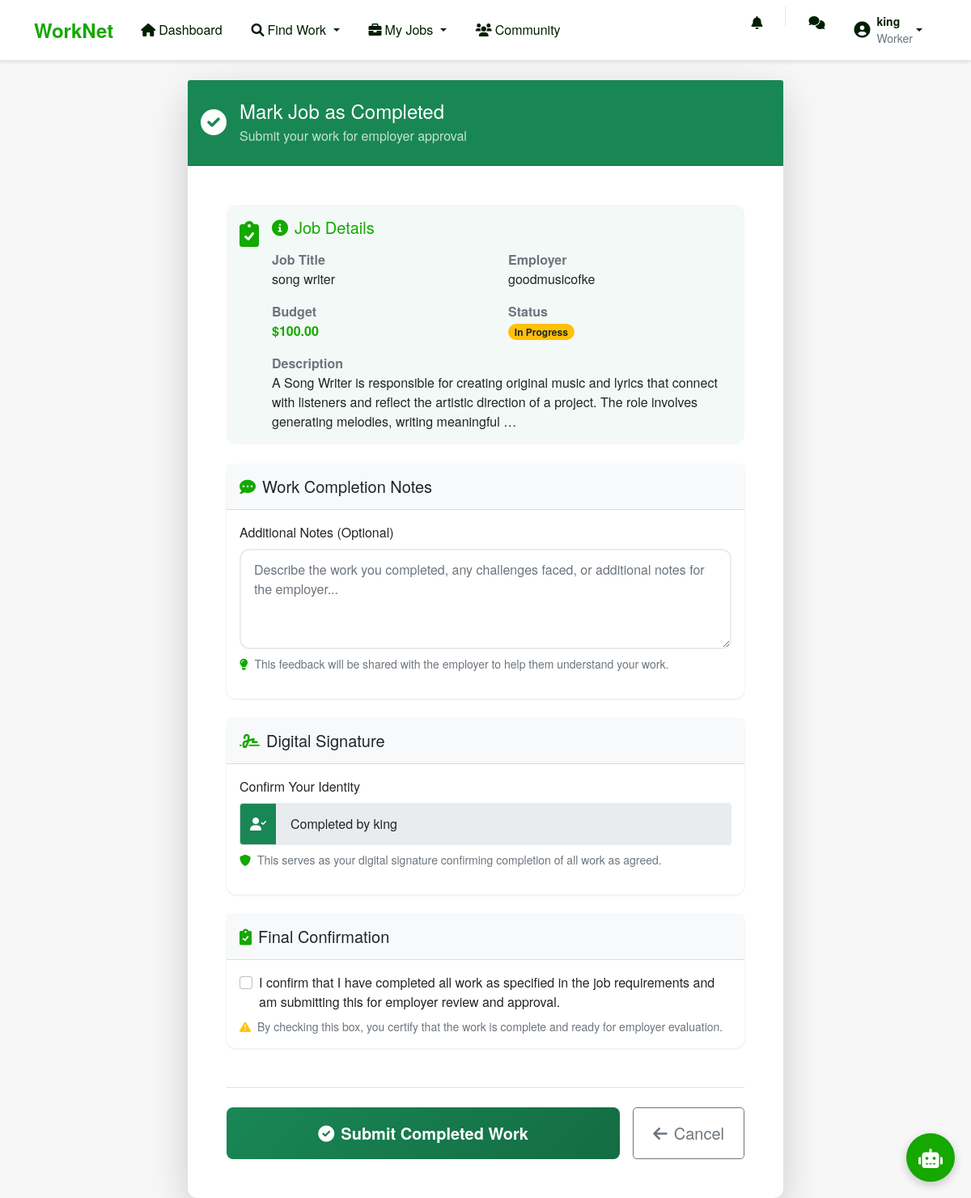
The app's page /jobs/1/complete/ (signed in) with its own data.
### matcher/models.py (models this page shows, shortened)
class WorkerProfile(models.Model):
    USER_TYPES = (
        ('worker', 'Worker'),
        ('employer', 'Employer'),
        ('admin', 'Admin'),
    )
    user = models.OneToOneField(User, on_delete=models.CASCADE)
    user_type = models.CharField(max_length=10, choices=USER_TYPES, default='worker')
    bio = models.TextField(blank=True, default='')
    location = models.CharField(max_length=255, default='Unknown')
    latitude = models.FloatField(null=True, blank=True)
    longitude = models.FloatField(null=True, blank=True)
    skills_description = models.TextField(blank=True, default='')
    extracted_skills = models.ManyToManyField(Skill, through='WorkerSkill', blank=True)
    hourly_rate = models.DecimalField(max_digits=8, decimal_places=2, null=True, blank=True)
    is_approved = models.BooleanField(default=False)
    reliability_score = models.FloatField(default=3.0, validators=[MinValueValidator(0.0), MaxValueValidator(5.0)])
    created_at = models.DateTimeField(auto_now_add=True)
    updated_at = models.DateTimeField(auto_now=True)

class JobRequest(models.Model):
    JOB_STATUS = (
        ('open', 'Open'),
        ('in_progress', 'In Progress'),
        ('completed', 'Completed'),
        ('cancelled', 'Cancelled'),
    )
    employer = models.ForeignKey(WorkerProfile, on_delete=models.CASCADE, limit_choices_to={'user_type': 'employer'})
    title = models.CharField(max_length=200)
    description = models.TextField()
    required_skills = models.ManyToManyField(Skill)
    location = models.CharField(max_length=255)
    latitude = models.FloatField(null=True, blank=True)
    longitude = models.FloatField(null=True, blank=True)
    budget = models.DecimalField(max_digits=10, decimal_places=2, null=True, blank=True)
    status = models.CharField(max_length=20, choices=JOB_STATUS, default='open')
    assigned_worker = models.ForeignKey(WorkerProfile, on_delete=models.SET_NULL, null=True, blank=True, related_name='assigned_jobs')
    worker_completion_date = models.DateTimeField(null=True, blank=True)
    employer_approval_date = models.DateTimeField(null=True, blank=True)
    worker_signature = models.TextField(blank=True)
    employer_signature = models.TextField(blank=True)
    completed_successfully = models.BooleanField(default=False)
    created_at = models.DateTimeField(auto_now_add=True)
    updated_at = models.DateTimeField(auto_now=True)

### matcher/views.py (the view, shortened to what this page needs)
# urls.py: path('jobs/<int:job_id>/complete/', views.mark_job_completed, name='mark_job_completed'),
@login_required
def mark_job_completed(request, job_id):
    job = get_object_or_404(JobRequest, id=job_id)
    assigned_worker = job.assigned_worker
    if assigned_worker != request.user.workerprofile:
        messages.error(request, 'You can only complete jobs assigned to you.')
        return redirect('my_jobs')
    return render(request, 'jobs/mark_job_completed.html', {
        'job': job
    })

### matcher/templates/jobs/mark_job_completed.html (shortened to what this page needs)
{% extends 'base.html' %}
{% block content %}
<div class="row justify-content-center">
    <div class="col-md-8">
        <div class="card shadow-lg border-0 rounded-3">
            <div class="card-header bg-success text-white py-4">
                <div class="d-flex align-items-center">
                    <i class="fas fa-check-circle fa-2x me-3"></i>
                    <div>
                        <h4 class="mb-1">Mark Job as Completed</h4>
                        <p class="mb-0 opacity-75">Submit your work for employer approval</p>
                    </div>
                </div>
            </div>
            <div class="card-body p-5">
                <div class="alert alert-success bg-light-success border-0 rounded-3 mb-4">
                    <div class="d-flex align-items-start">
                        <i class="fas fa-clipboard-check fa-2x me-3 text-success mt-1"></i>
                        <div class="flex-grow-1">
                            <h5 class="text-success mb-3">
                                <i class="fas fa-info-circle me-2"></i>Job Details
                            </h5>
                            <div class="row g-3">
                                <div class="col-sm-6">
                                    <strong class="text-muted d-block">Job Title</strong>
                                    <span class="text-dark">{{ job.title }}</span>
                                </div>
                                <div class="col-sm-6">
                                    <strong class="text-muted d-block">Employer</strong>
                                    <span class="text-dark">{{ job.employer.user.username }}</span>
                                </div>
                                <div class="col-sm-6">
                                    <strong class="text-muted d-block">Budget</strong>
                                    <span class="text-success fw-bold">${{ job.budget }}</span>
                                </div>
                                <div class="col-sm-6">
                                    <strong class="text-muted d-block">Status</strong>
                                    <span class="badge bg-warning text-dark rounded-pill">In Progress</span>
                                </div>
                            </div>
                            <div class="mt-3">
                                <strong class="text-muted d-block">Description</strong>
                                <p class="text-dark mb-0">{{ job.description|truncatewords:30 }}</p>
                            </div>
                        </div>
                    </div>
                </div>
                <form method="post" class="needs-validation" novalidate>
                    <div class="card border-0 rounded-3 mb-4">
                        <div class="card-header bg-light py-3">
                            <h5 class="mb-0 text-dark">
                                <i class="fas fa-comment-dots me-2 text-success"></i>Work Completion Notes
                            </h5>
                        </div>
                        <div class="card-body">
                            <div class="mb-3">
                                <label for="feedback" class="form-label fw-semibold text-dark">
                                    Additional Notes (Optional)
                                </label>
                                <textarea class="form-control rounded-3" id="feedback" name="feedback"
                                          rows="4"
                                          placeholder="Describe the work you completed, any challenges faced, or additional notes for the employer..."></textarea>
                                <div class="form-text text-muted mt-2">
                                    <i class="fas fa-lightbulb me-1 text-success"></i>
                                    This feedback will be shared with the employer to help them understand your work.
                                </div>
                            </div>
                        </div>
                    </div>
                    <div class="card border-0 rounded-3 mb-4">
                        <div class="card-header bg-light py-3">
                            <h5 class="mb-0 text-dark">
                                <i class="fas fa-signature me-2 text-success"></i>Digital Signature
                            </h5>
                        </div>
                        <div class="card-body">
                            <div class="mb-3">
                                <label for="signature" class="form-label fw-semibold text-dark">
                                    Confirm Your Identity
                                </label>
                                <div class="input-group">
                                    <span class="input-group-text bg-success text-white">
                                        <i class="fas fa-user-check"></i>
                                    </span>
                                    <input type="text" class="form-control rounded-end" id="signature" name="signature"
                                           value="Completed by {{ request.user.username }}"
                                           required readonly>
                                </div>
                                <div class="form-text text-muted mt-2">
                                    <i class="fas fa-shield-alt me-1 text-success"></i>
                                    This serves as your digital signature confirming completion of all work as agreed.
                                </div>
                            </div>
                        </div>
                    </div>
                    <div class="card border-0 rounded-3 mb-4">
                        <div class="card-header bg-light py-3">
                            <h5 class="mb-0 text-dark">
                                <i class="fas fa-clipboard-check me-2 text-success"></i>Final Confirmation
                            </h5>
                        </div>
                        <div class="card-body">
                            <div class="form-check">
                                <input class="form-check-input" type="checkbox" id="confirmation" required>
                                <label class="form-check-label text-dark fw-semibold" for="confirmation">
                                    I confirm that I have completed all work as specified in the job requirements and am submitting this for employer review and approval.
                                </label>
                            </div>
                            <div class="form-text text-muted mt-2">
                                <i class="fas fa-exclamation-triangle me-1 text-warning"></i>
                                By checking this box, you certify that the work is complete and ready for employer evaluation.
                            </div>
                        </div>
                    </div>
                    <div class="d-flex gap-3 mt-5 pt-4 border-top">
                        <button type="submit" class="btn btn-success btn-lg px-5 py-3 fw-semibold flex-fill">
                            <i class="fas fa-check-circle me-2"></i>Submit Completed Work
                        </button>
                        <a href="{% url 'my_jobs' %}" class="btn btn-outline-secondary btn-lg px-4 py-3">
                            <i class="fas fa-arrow-left me-2"></i>Cancel
                        </a>
                    </div>
                </form>
            </div>
        </div>
    </div>
</div>
{% endblock %}

### matcher/templates/base.html (shortened to what this page needs)
<!DOCTYPE html>
<html lang="en">
<head>
    <link href="https://cdn.jsdelivr.net/npm/bootstrap@5.1.3/dist/css/bootstrap.min.css" rel="stylesheet">
    <link rel="stylesheet" href="https://cdnjs.cloudflare.com/ajax/libs/font-awesome/6.0.0/css/all.min.css">
</head>
<body>
    <nav class="navbar navbar-expand-lg navbar-light">
        <div class="container">
            <a class="navbar-brand" href="{% url 'dashboard' %}">
                WorkNet
            </a>
            {% if user.is_authenticated %}
            <div class="collapse navbar-collapse" id="navbarNav">
                {% if user.workerprofile.user_type == 'worker' %}
                <ul class="navbar-nav me-auto">
                    <li class="nav-item">
                        <a class="nav-link" href="{% url 'dashboard' %}">
                            <i class="fas fa-home me-1"></i>Dashboard
                        </a>
                    </li>
                    <li class="nav-item dropdown">
                        <a class="nav-link dropdown-toggle" href="#" role="button" data-bs-toggle="dropdown">
                            <i class="fas fa-search me-1"></i>Find Work
                        </a>
                    </li>
                    <li class="nav-item dropdown">
                        <a class="nav-link dropdown-toggle" href="#" role="button" data-bs-toggle="dropdown">
                            <i class="fas fa-briefcase me-1"></i>My Jobs
                        </a>
                    </li>
                    <li class="nav-item">
                        <a class="nav-link" href="{% url 'worker_directory' %}">
                            <i class="fas fa-users me-1"></i>Community
                        </a>
                    </li>
                </ul>
                {% endif %}
                <ul class="navbar-nav ms-auto">
                    <li class="nav-item">
                        <a class="nav-link position-relative" href="{% url 'notifications' %}">
                            <i class="fas fa-bell"></i>
                        </a>
                    </li>
                    <li class="nav-item">
                        <a class="nav-link" href="{% url 'chatbot' %}">
                            <i class="fas fa-comments"></i>
                        </a>
                    </li>
                    <li class="nav-item dropdown">
                        <a class="nav-link dropdown-toggle d-flex align-items-center" href="#" role="button" data-bs-toggle="dropdown">
                            <div class="d-flex align-items-center">
                                <i class="fas fa-user-circle me-2 fs-5"></i>
                                <div class="d-none d-md-block text-start">
                                    <div class="small fw-bold">{{ user.username }}</div>
                                    <div class="small text-muted">{{ user.workerprofile.get_user_type_display }}</div>
                                </div>
                            </div>
                        </a>
                    </li>
                </ul>
            </div>
            {% endif %}
        </div>
    </nav>
    <main class="container mt-4">
        {% block content %}
        {% endblock %}
    </main>
    {% if user.is_authenticated %}
    <div class="chatbot-container">
        <button class="chatbot-btn" onclick="toggleChat()">
            <i class="fas fa-robot"></i>
        </button>
    </div>
    {% endif %}
</body>
</html>

### matcher/templates/base.html (style rules this page uses)
:root { --upwork-green: #14a800; --upwork-dark: #001e00; --upwork-light: #108a00; --upwork-gray: #5e6d55; --upwork-bg: #f7f7f7; }
body { background-color: var(--upwork-bg); font-family: 'Helvetica Neue', Arial, sans-serif; }
.navbar { background: white !important; box-shadow: 0 2px 4px rgba(0,0,0,0.1); border-bottom: 1px solid #e4ebe4; }
.navbar-brand { color: var(--upwork-green) !important; font-weight: 700; font-size: 1.5rem; }
.nav-link { color: var(--upwork-dark) !important; font-weight: 500; padding: 0.5rem 1rem !important; border-radius: 20px; margin: 0 2px; transition: all 0.3s ease; }
.btn-success { background-color: var(--upwork-green); border-color: var(--upwork-green); font-weight: 600; }
.card { border: 1px solid #e4ebe4; border-radius: 8px; box-shadow: 0 1px 3px rgba(0,0,0,0.1); transition: all 0.3s ease; }
.text-success { color: var(--upwork-green) !important; }
.alert-success { background-color: #e8f5e8; border-color: var(--upwork-green); color: var(--upwork-dark); }
.chatbot-container { position: fixed; bottom: 20px; right: 20px; z-index: 1000; }
.chatbot-btn { width: 60px; height: 60px; border-radius: 50%; background: var(--upwork-green); color: white; border: none; box-shadow: 0 4px 12px rgba(0,0,0,0.2); font-size: 1.5em; transition: all 0.3s ease; }

### matcher/templates/jobs/mark_job_completed.html (style rules this page uses)
.card { transition: transform 0.2s ease-in-out; }
.rounded-3 { border-radius: 12px !important; }
.bg-light-success { background-color: rgba(25, 135, 84, 0.05) !important; }
.form-control { border: 2px solid #e9ecef; border-radius: 8px; padding: 12px 16px; transition: all 0.3s ease; }
.btn-success { background: linear-gradient(135deg, #198754, #146c43); border: none; border-radius: 8px; transition: all 0.3s ease; }

### records on screen
JobRequest: title "song writer", employer.user.username "goodmusicofke", budget "100.00", description "A Song Writer is responsible for creating original music and lyrics that connect with listeners and reflect the artistic direction of a project. The role involves generating melodies, writing meaningful …"

### other values on screen
{{ user.username }} "king"
{{ user.workerprofile.get_user_type_display }} "Worker"
